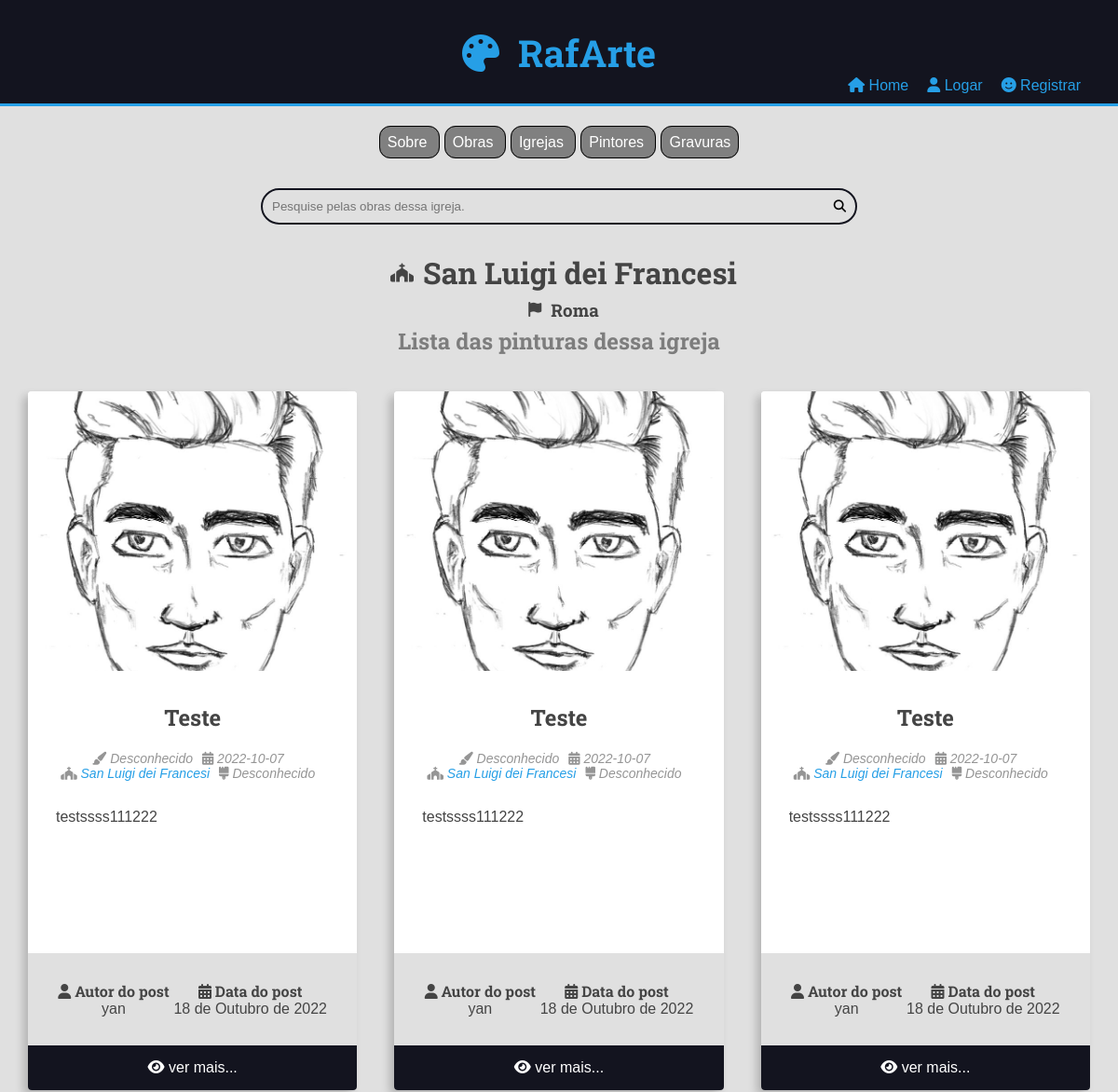
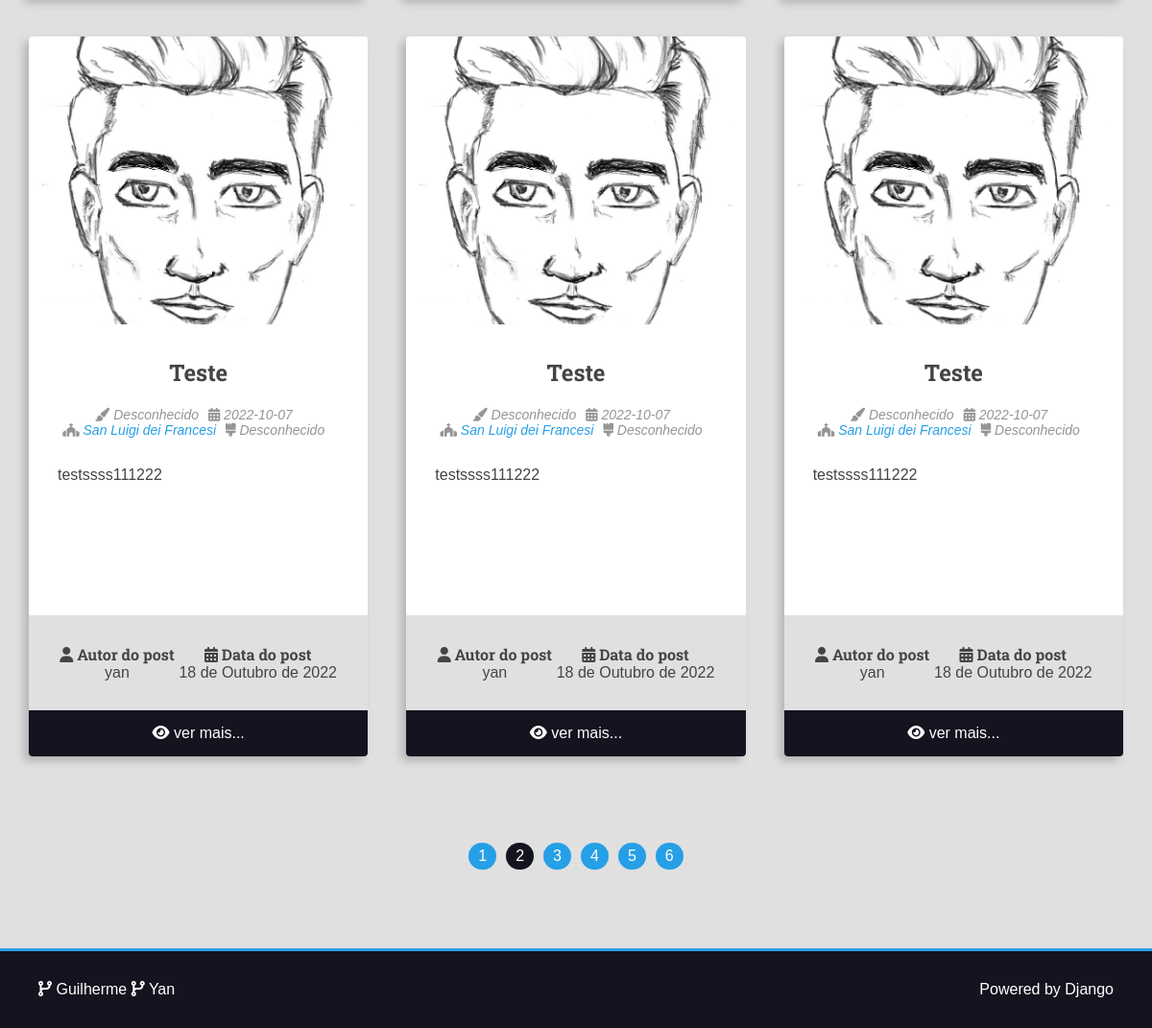
/church/2/?page=2, run on the app's committed database (2 pictures, top to bottom).
### museum/models.py (models this page shows, shortened)
class Church(models.Model):
    name = models.CharField(max_length=50)
    city = models.CharField(max_length=50, blank=True)
    state = models.CharField(max_length=50, blank=True)
    class Meta:
        db_table = 'CHURCH'

class Painting(models.Model):
    name = models.CharField(max_length=50)
    date = models.CharField(max_length=10, null=True, blank=True)
    description = models.TextField(blank=True)
    cover = models.ImageField(upload_to='museum/cover/%Y/%m/%d/')
    post_date = models.DateField(auto_now=True)
    summary = models.CharField(max_length=250)
    is_published = models.BooleanField(default=False)
    author = models.ManyToManyField(
        Author, blank=True,
        default=None
    )
    church = models.ForeignKey(
        Church, on_delete=models.SET_NULL, null=True, blank=True,
        default=None
    )
    engraving = models.ManyToManyField(
        Engraving, blank=True,
        default=None
    )
    post_author = models.ForeignKey(
        User, on_delete=models.SET_NULL, null=True
    )
    class Meta:
        db_table = 'PAINTING'

### museum/views.py (the view)
# urls.py: path('church/<int:id_church>/', views.detail_church, name='church'),
@require_GET
def detail_church(request: HttpRequest, id_church: int) -> HttpResponse:
    filter = request.GET.get('filter', '')
    current_page = int(request.GET.get('page', 1))
    paintings = Painting.objects.filter(church__id=id_church, is_published=True).order_by('-id')
    paintings = paintings.select_related('church', 'post_author')
    paintings = paintings.prefetch_related('engraving', 'author')
    if not paintings:
        raise Http404("there are no paintings related to this church id")
    church = paintings.first().church
    if filter == 'churches':
        search = request.GET.get('q', '')
        paintings = paintings.filter(Q(
            Q(name__icontains=search) | Q(summary__icontains=search)
        ))
    page = pagination(paintings, current_page)
    return render(request, 'museum/pages/church.html', {
        'page':page,
        'church': church,
        'filterChurch': 'selected',
        'placeholder': 'Pesquise pelas obras dessa igreja.',
        'limparPesquisa': True if filter == 'churches' else False,
        'search_result': search if filter == 'churches' else False,
    })

### utils/pagination.py (called while the page is built)
def pagination(lista, current_page: int):
    paginator = Paginator(lista, 6, orphans=1)
    page = paginator.get_page(current_page)
    pagination = paginator.get_elided_page_range(current_page, on_each_side = 2, on_ends = 1)
    number_page = paginator.num_pages
    return {
        'current_page': current_page,
        'paintings': page.object_list,
        'pagination': pagination if number_page > 1 else [],
        'number_page': number_page,
        'total_paintings': paginator.count,
    }

### museum/templates/museum/pages/church.html (shortened to what this page needs)
{% extends 'templates/pages/global.html' %}
{% block content %}
<div class="text-secondary-page">
    <div class="center-flex" id="church-name">
        <i class="fa-solid fa-church fa-lg logo-info"></i>
        <h1>{{ church.name }}</h1>
    </div>
    <div class="center-flex" id="church-location">
        {% if church.city %}
        <i class="fa-solid fa-flag logo-info"></i>
        <h3>{{ church.city }}</h3>
        {% endif %}
    </div>
</div>
    {% if page.total_paintings == 1 %}
        <h2 class="gray-text">Pintura dessa igreja</h2>
        <br>
        <div class="main-content  container" id="one-item">
            {% for painting in page.paintings %}
                    {% include 'museum/partials/painting.html' %}
            {% endfor %}
        </div>
    {% else %}
        <h2 class="gray-text">Lista das pinturas dessa igreja</h2>
        <br>
        <div class="main-content main-content-list container" id="church-page">
            {% for painting in page.paintings %}
                {% include 'museum/partials/painting.html' %}
            {% endfor %}
        </div>
        <div class="container">
            {% include 'templates/partials/pagination.html' %}
        </div>
    {% endif %}
{% endblock content %}

### museum/templates/museum/partials/painting.html (shortened to what this page needs)
<div class="center painting painting-list-item card">
    <div class="painting-cover">
        {% if isDetailPage is not True %}
            <a class="no-filter" href="{% url 'painting:detail' painting.id %}">
                <img src="{{ painting.cover.url }}" alt="temporario" class="img-main">
            </a>
        {% else %}
            <img src="{{ painting.cover.url }}" alt="temporario" class="img-main no-filter">
        {% endif %}
    </div>
    <div class="painting-title-container">
        <h2 class="painting-title">{{ painting.name | linebreaks }}</h2>
    </div>
    <div class="painting-author center-flex">
        <span class="painting-author-item">
            {% for author in painting.author.all %}
                <i class="fas fa-paintbrush"></i>
                    <a href="{% url 'painting:painter' author.id %}">{{author}}</a>
                    <br>
            {%empty%}
                <i class="fas fa-paintbrush"></i>
                    Desconhecido
            {% endfor %}
        </span>
        <span class="painting-author-item">
            <i class="fas fa-calendar-alt"></i>
            {% if painting.date %}
                {{ painting.date }}
            {% else %}
                Desconhecido
            {% endif %}
        </span>
        <span class="painting-author-item">
            <i class="fas fa-church"></i>
                {% if painting.church is not None %}
                    <a href="{% url 'painting:church' painting.church.id %}">
                        <span>{{ painting.church.name }}</span>
                    </a>
                {% else %}
                    <span>Igreja desconhecida</span>
                {% endif %}
        </span>
        <span class="painting-author-item">
            {% for engraving in painting.engraving.all %}
                <i class="fas fa-brush"></i>
                    <a href="#">{{engraving}}</a>
                    <br>
            {%empty%}
                <i class="fas fa-brush"></i>
                    Desconhecido
            {% endfor %}
        </span>
    </div>
    <div class="painting-content justify">
        <p>{{ painting.summary }}</p>
    </div>
    <div class="painting-meta-container">
        <div class="painting-meta painting-preparation">
            <h3 class="painting-meta-title"><i class="fas fa-user"></i> Autor do post</h3>
            <div class="painting-meta-text">
                {{painting.post_author.username}}
            </div>
        </div>
        <div class="painting-meta painting-servings">
            <h3 class="painting-meta-title"><i class="fas fa-calendar-alt"></i> Data do post</h3>
            <div class="painting-meta-text">
                {{painting.post_date}}
            </div>
        </div>
    </div>
    {% if isDetailPage is not True %}
    <footer class="painting-footer">
        <a class="painting-read-more button button-dark button-full-width" href="{% url 'painting:detail' painting.id %}">
            <i class="fas fa-eye"></i>
            <span>ver mais...</span>
        </a>
    </footer>
    {% endif %}
</div>

### website/static/css/style.css (style rules this page uses)
:root { --color-primary: #269fe6; --color-primary-hover: #2086c2; --color-primary-dark: #13141f; --color-primary-dark-hover: #212336; --color-primary-light: #d4ecfa; --color-primary-light-hover: #bdd8e7; --color-white: #fff; --color-black: #000; --color-dark-text: #444; --color-info-light: #cce5ff; --color-debug-light: #cce5ff; --color-success-light: #d4edda; --color-alert-light: #fff3cd; --color-warning-light: #fff3cd; --color-error-light: #f8d7da; --color-info-dark: #4d86c4; --color-debug-dark: #4d86c4; --color-success-dark: #4a9c5d; --color-alert-dark: #927f40; --color-warning-dark: #927f40; --color-error-dark: #da525d; --color-gray-0: #f9f9f9; --color-gray-1: #e0e0e0; --color-gray-2: #c7c7c7; --color-gray-3: #aeaeae; --color-gray-4: #959595; --color-gray-5: #7d7d7d; --color-gray-6: #646464; --color-gray-7: #4b4b4b; --color-gray-8: #323232; --color-gray-9: #191919; --color-light-gray: rgb(247, 247, 247); --font-primary: sans-serif; --font-headings: "Roboto Slab", serif; --spacing-gutter-medium: 3rem; --spacing-gutter-large: 4rem; }
* { padding: 0; margin: 0; box-sizing: border-box; }
html { font-size: 62.5%; min-height: 100%; }
body { font-size: 1.6rem; position: relative; min-height: 100%; font-family: var(--font-primary); background: var(--color-gray-1); color: var(--color-dark-text); }
h1, h2, h3, h4, h5, h6 { font-family: var(--font-headings); }
h2 { text-align: center; margin-bottom: 2rem; }
img { max-width: 100%; }
a, .plaintext-button { color: var(--color-primary); text-decoration: none; text-align: center; transition: all 300ms ease-in-out; }
p { word-break: normal; }
.container { max-width: 144rem; margin: 0 auto; padding: var(--spacing-gutter-medium); }
.main-content { padding-top: 0; }
.main-content-list { display: grid; grid-template-columns: repeat(auto-fit, minmax(340px, 1fr)); gap: var(--spacing-gutter-large); }
.painting { background: var(--color-white); box-shadow: -5px 5px 10px rgba(0, 0, 0, 0.2); transform: scale(1); transition: all 300ms ease-in-out; border-radius: 0.4rem; overflow: hidden; }
.painting img { max-width: 100%; }
.painting-list-item { max-width: 64rem; height: fit-content; }
.painting-title-container { padding: var(--spacing-gutter-medium); padding-bottom: 0; height: 9rem; }
.painting-author { padding: 0 var(--spacing-gutter-medium); display: flex; }
.painting-content { padding: var(--spacing-gutter-medium); padding-top: 3rem; height: 60rem; }
.painting-author-item { color: var(--color-gray-4); margin-right: 1rem; font-style: italic; font-size: 1.4rem; }
.painting-author a { color: var(--color-primary); transition: all 300ms ease-in-out; text-decoration: none; }
.painting-meta-container { display: flex; flex-flow: row wrap; padding: var(--spacing-gutter-medium); background: var(--color-gray-1); }
.painting-meta { display: flex; flex-flow: column nowrap; flex-shrink: 1; flex-grow: 1; text-align: center; }
.painting-meta-title { font-size: 1.6rem; }
.painting-footer a { background: var(--color-primary-dark); display: block; color: var(--color-white); text-decoration: none; text-align: center; padding: 1.5rem var(--spacing-gutter-medium); transition: all 300ms ease-in-out; }
.center { text-align: center; }
.img-main { object-fit: cover; width: 100%; height: 30rem; }
.painting-list-item { display: flex; flex-direction: column; justify-content: space-between; height: 75rem; }
.text-secondary-page { margin-top: 0; }
.justify { text-align: justify; }
.center-flex { align-items: center; display: flex; flex-wrap: wrap; align-content: center; justify-content: center; }
.gray-text { color: var(--color-gray-5); }
.logo-info { margin: 10px; }
* { box-sizing: border-box; }

### data on the page
Church: name "San Luigi dei Francesi", city "Roma"
Painting: cover (picture), name "Teste", date "2022-10-07", church.name "San Luigi dei Francesi", summary "testssss111222", post_author.username "yan", post_date "18 de Outubro de 2022"
Painting: cover (picture), name "Teste", date "2022-10-07", church.name "San Luigi dei Francesi", summary "testssss111222", post_author.username "yan", post_date "18 de Outubro de 2022"
Painting: cover (picture), name "Teste", date "2022-10-07", church.name "San Luigi dei Francesi", summary "testssss111222", post_author.username "yan", post_date "18 de Outubro de 2022"
Painting: cover (picture), name "Teste", date "2022-10-07", church.name "San Luigi dei Francesi", summary "testssss111222", post_author.username "yan", post_date "18 de Outubro de 2022"
Painting: cover (picture), name "Teste", date "2022-10-07", church.name "San Luigi dei Francesi", summary "testssss111222", post_author.username "yan", post_date "18 de Outubro de 2022"
Painting: cover (picture), name "Teste", date "2022-10-07", church.name "San Luigi dei Francesi", summary "testssss111222", post_author.username "yan", post_date "18 de Outubro de 2022"

### other printed values
{{ numeration }} "1" "3" "4" "5" "6"
{{ numeration }} "2"
